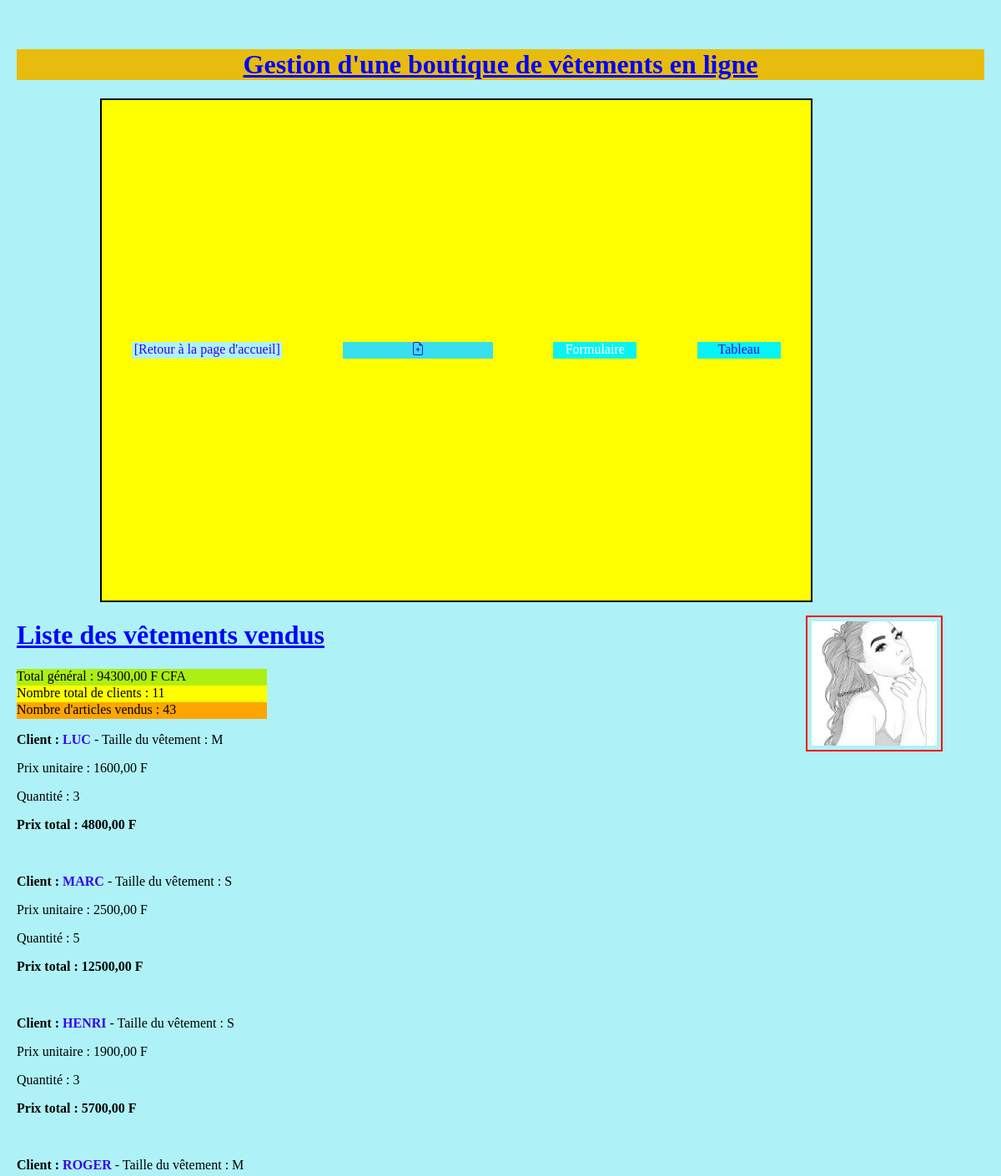
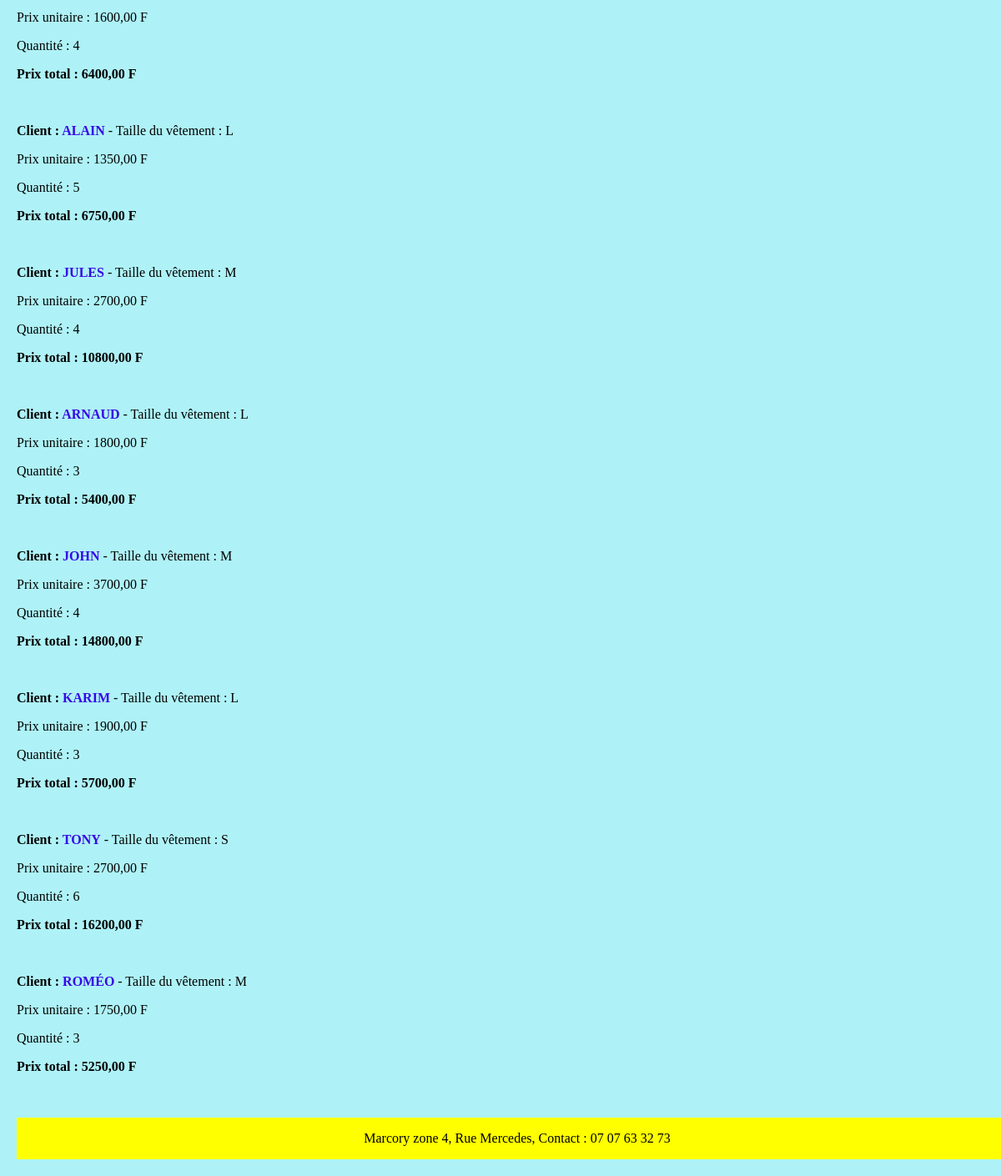
Before: / with the older database file (2 pictures, top to bottom).
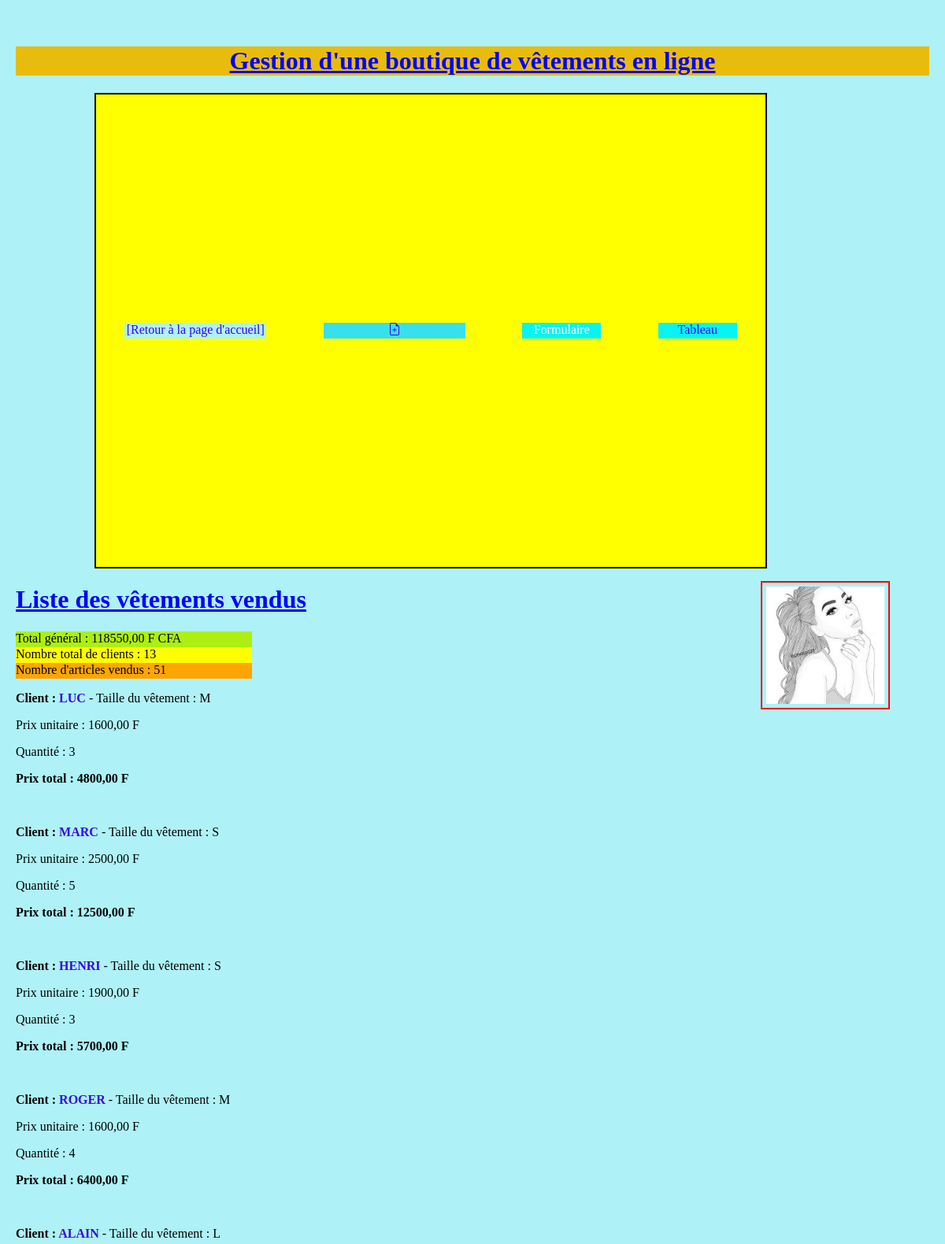
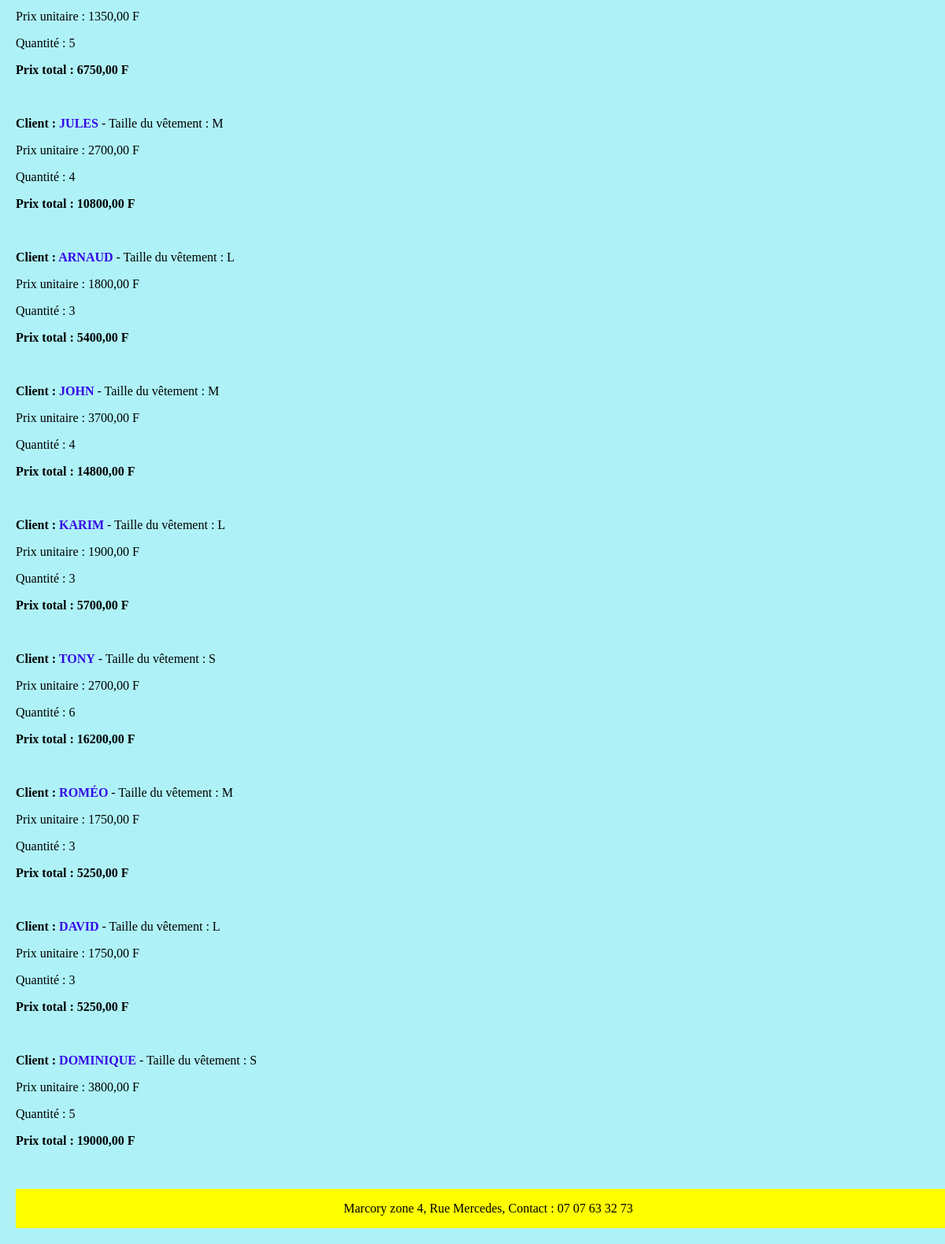
After: the same page with the newer database file (2 pictures, top to bottom).
### gestion/models.py (models this page shows, shortened)
class Person(models.Model):
    SHIRT_SIZES = {
        "S": "Small",
        "M": "Medium",
        "L": "Large"
    }
    name = models.CharField(max_length=60)
    shirt_size = models.CharField(max_length=1, choices=SHIRT_SIZES)
    qte = models.IntegerField(blank=True, default=0, null=True, verbose_name='quantité')
    prix = models.DecimalField(max_digits=10, decimal_places=2)
    def publish(self):
        prix_total = self.qte * self.prix
        return prix_total
        self.save()
    def general(self):
        som = 0
        for i in Person.objects.all():
            som = som + i.prix * i.qte
        return som
    def nb_client(self):
        a = Person.objects.all()
        return len(a)
    def nb_article(self):
        soma = 0
        for nb in Person.objects.all():
            soma = soma + nb.qte
        return soma

### gestion/views.py (the view)
# urls.py: path("", views.prod_list, name='prod_list'),
def prod_list(request):
    produit = Person.objects.all()
    prodis = Person.objects.all()[1:2]
    return render(request, 'gestion/prod_list.html', {'produit': produit, 'prodis': prodis})

### gestion/templates/gestion/prod_list.html
 {% extends 'gestion/base.html' %}
 {% block content %}
<h1>Liste des vêtements vendus</h1>
{% for prada in prodis %}
<div id="general">
    <div class="nb_general"> Total général : {{ prada.general }} F CFA</div>
    <div class="nb_client">Nombre total de clients : {{ prada.nb_client }}</div>
    <div class="nb_article"> Nombre d'articles vendus : {{ prada.nb_article }}</div>
</div>
{% endfor %}
{% for prod in produit %}
    <p><strong>Client :<a href="{% url 'prod_detail' pk=prod.pk %}"> {{ prod.name |upper }}</a></strong> - Taille du vêtement : {{ prod.shirt_size }}</p>
    <p>Prix unitaire : {{ prod.prix }} F</p>
    <p>Quantité : {{ prod.qte }}</p>
    <p><strong> Prix total : {{ prod.publish }} F</strong></p>
    <br/>
{% endfor%}
{% endblock %}

### gestion/templates/gestion/base.html (shortened to what this page needs)
{% load static %}
<!DOCTYPE html>
<html lang="fr">
<head>
    <link rel="stylesheet" href="{% static 'css/gestion.css' %}">
</head>
<br>
    <div class="title">
        <h1>Gestion d'une boutique de vêtements en ligne</h1>
    </div>
    <div id = "conteneur">
        <div class="Retour"><a href="/">[Retour à la page d'accueil]</a></div>
        <div class="Projet" >
            <a href="{% url 'prod_new' %}">{% include './icons/file-earmark-plus.svg' %}</a>
        </div>
        <div class="Programme">Formulaire</div>
        <div class="Mission"><a href="{% url 'prod_tablePlus' %}">Tableau</a></div>
    </div>
    <div class="imag1">
        <p><img style="width: 150px;float: right;padding: 5px;margin-right: 50px;border: 2px solid red;" src="{% static 'css/images/femme.jpg' %}" alt="Mode" title="Femme"/></p>
     </div>
{% block content %}
{% endblock %}
<div class="footer">
    <div class="page">Marcory zone 4, Rue Mercedes, Contact : 07 07 63 32 73</div>
</div>
</body>
</html>

### gestion/static/css/gestion.css (style rules this page uses)
.title { color: white; background-color: rgb(232, 188, 13); text-align: center; }
h1 { color: blue; text-decoration: underline; }
#conteneur { margin-left: 100px; width:850px; height:600px; border:2px solid black; background-color:yellow; display:flex; flex-direction:row; justify-content:space-around; align-items:center; }
#general { display: flex; flex-direction: column; align-items:flex-start; }
.nb_general { width: 300px; height: 20px; background-color: rgb(173, 239, 18); text-align: left; }
.nb_client { width: 300px; height: 20px; background-color: yellow; text-align: left; }
.nb_article { width: 300px; height: 20px; background-color: orange; text-align: left; }
.Projet { width:180px; height:20px; color: white; text-align: center; background-color:rgb(55, 224, 236); }
.Programme { width:100px; height:20px; color: white; text-align: center; background-color:rgb(8, 243, 243); }
.Mission { width:100px; height:20px; color: white; text-align: center; background-color:rgb(8, 243, 243); }
.Retour { width:180px; height:20px; color: yellow; text-align: center; background-color: rgb(174, 242, 247); }
a:link { color: #3606e7; text-decoration: none; }
.page { display: flex; text-align: center; background-color: yellow; width: 1200px; height: 50px; justify-content: center; align-items: center; }

Changed rows visible on the page:
computed for Person "MARC": general "94300,00" → "118550,00"; nb_client "11" → "13"; nb_article "43" → "51"
added Person: name "DAVID", shirt_size "L", prix "1750,00", qte "3", publish "5250,00"
added Person: name "DOMINIQUE", shirt_size "S", prix "3800,00", qte "5", publish "19000,00"
